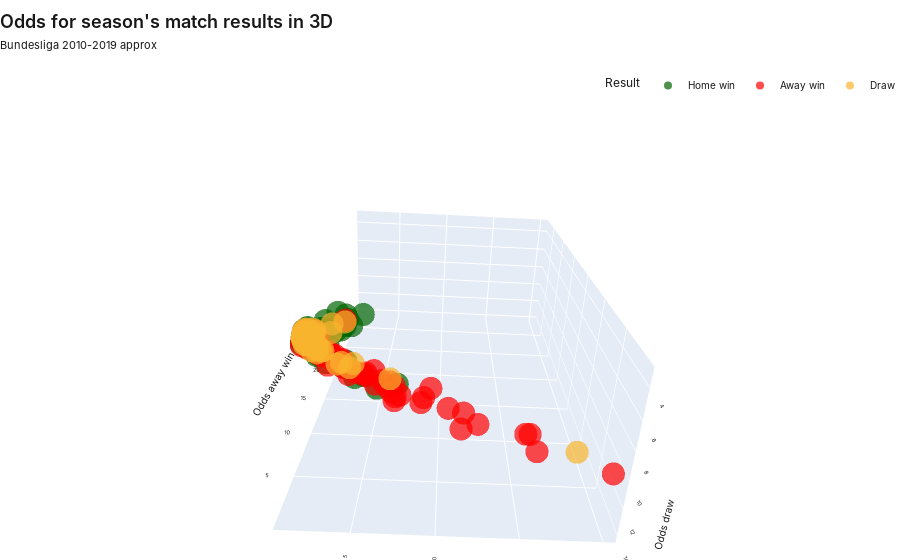

Notebook cell for this chart:
### Markdown cell above
### #1: As a 3D scatterplot

### Code cell
def make3DSCATTER(df):
    
    fig = px.scatter_3d(df, x='Odds home win', y='Odds draw', z='Odds away win', 
                        color='Result',
                        color_discrete_map={"Home win": f'rgb({colors["Home win"]["r"]},{colors["Home win"]["g"]},{colors["Home win"]["b"]})', \
                                            "Draw": f'rgb({colors["Draw"]["r"]},{colors["Draw"]["g"]},{colors["Draw"]["b"]})', \
                                            "Away win": f'rgb({colors["Away win"]["r"]},{colors["Away win"]["g"]},{colors["Away win"]["b"]})'
                                           },
                        opacity=0.7,
                        hover_name=df['Description'], 
                        hover_data={'Result': False, 'Winning odds': False, 'Date': False, 'Matchday': False, 'Odds home win': False, 'Odds draw':False, 'Odds away win': False, })

    fig.update_layout(
        title_text='Distribution of odds (W/D/L), German Bundesliga 2019/20',
        height=1000,
        width=950, 
    )

    fig.update_layout(
        hoverlabel=dict(
            bgcolor="white",
            font_size=14,
            font_family="Arial", 
        )
    )

    headline, subhead, xaxes_title, yaxes_title, figHeight, marginTop, showLegend = f'Odds for season\'s match results in 3D', 'Bundesliga 2010-2019 approx', 'cutoff for bets placed (€)', 'R.O.I (%)', None, None, True
    customChartDefaultStyling.styling(fig, headline, subhead, xaxes_title, yaxes_title, figHeight, marginTop, showLegend)

    fig.update_layout(height=600, width=None)

    fig.show()
    
make3DSCATTER(df)

### Figure 1 — Plotly figure (JSON) as saved in the notebook; plotly's stock layout.template omitted (floating-point values rounded to 4 significant figures; data arrays with more than 128 entries replaced by an {"elided": "..."} marker saying what was removed)
{"data": [{"customdata": {"elided": "123x4 mixed values"}, "hovertemplate": "<b>%{hovertext}</b><br><br><extra></extra>", "hovertext": ["EIN 1 : 0 HOF ($2.11)", "LEV 3 : 2 PAD ($1.24)", "DOR 5 : 1 AUG ($1.15)", "FRE 3 : 0 MAI ($2.59)", "WOL 2 : 1 KOL ($2.06)", "DUS 2 : 0 KOL ($2.86)", "DOR 3 : 0 WOL ($1.53)", "EIN 5 : 1 MUN ($6.43)", "RBL 8 : 0 MAI ($1.34)", "UNI 1 : 0 HER ($2.61)", "HOF 3 : 0 PAD ($1.44)", "GLA 3 : 1 WER ($1.96)", "FRE 1 : 0 EIN ($2.81)", "MUN 4 : 0 DOR ($1.57)", "AUG 4 : 0 HER ($2.54)", "RBL 4 : 1 KOL ($1.42)", "UNI 2 : 0 GLA ($3.54)", "MAI 2 : 1 EIN ($2.9)", "GLA 4 : 2 FRE ($1.54)", "SCH 2 : 1 UNI ($1.7)", "UNI 2 : 0 KOL ($2.11)", "AUG 2 : 1 MAI ($2.18)", "LEV 2 : 1 SCH ($2.06)", "GLA 2 : 1 MUN ($5.21)", "DOR 5 : 0 DUS ($1.31)", "FRE 1 : 0 WOL ($3.18)", "RBL 3 : 1 HOF ($1.4)", "SCH 1 : 0 EIN ($1.89)", "WOL 2 : 1 GLA ($2.64)", "MUN 6 : 1 WER ($1.11)", "KOL 2 : 0 LEV ($3.81)", "HER 1 : 0 FRE ($1.93)", "GLA 2 : 0 PAD ($1.37)", "AUG 3 : 0 DUS ($1.89)", "DUS 2 : 1 UNI ($2.97)", "PAD 2 : 1 EIN ($3.16)", "MUN 2 : 0 WOL ($1.2)", "KOL 1 : 0 WER ($1.91)", "RBL 3 : 1 AUG ($1.25)", "HOF 2 : 1 DOR ($4.4)", "KOL 3 : 1 WOL ($3.12)", "RBL 3 : 1 UNI ($1.25)", "SCH 2 : 0 GLA ($2.68)", "LEV 3 : 0 DUS ($1.34)", "MUN 5 : 0 SCH ($1.17)", "GLA 3 : 1 MAI ($1.59)", "EIN 2 : 0 RBL ($4.49)", "UNI 2 : 0 AUG ($2.16)", "DOR 5 : 1 KOL ($1.27)", "RBL 2 : 1 EIN ($1.43)", "HOF 3 : 2 WER ($2.09)", "KOL 4 : 0 FRE ($1.99)", "AUG 2 : 1 WER ($2.16)", "DOR 5 : 0 UNI ($1.23)", "HOF 2 : 1 LEV ($3.09)", "LEV 4 : 3 DOR ($3.62)", "FRE 1 : 0 HOF ($2.68)", "EIN 5 : 0 AUG ($1.94)", "GLA 2 : 1 KOL ($1.91)", "RBL 3 : 0 WER ($1.25)", "DOR 4 : 0 EIN ($1.42)", "LEV 2 : 0 AUG ($1.51)", "WOL 4 : 0 MAI ($1.86)", "MUN 3 : 2 PAD ($1.05)", "DOR 1 : 0 FRE ($1.22)", "KOL 3 : 0 SCH ($2.17)", "MAI 2 : 0 PAD ($1.79)", "MUN 2 : 0 AUG ($1.1)", "LEV 4 : 0 EIN ($1.79)", "FRE 3 : 1 UNI ($2.36)", "DOR 4 : 0 SCH ($1.55)", "MUN 5 : 2 EIN ($1.13)", "HER 4 : 0 UNI ($2.34)", "DUS 2 : 1 SCH ($2.46)", "HOF 3 : 1 KOL ($2.39)", "GLA 4 : 1 UNI ($1.47)", "MUN 5 : 0 DUS ($1.08)", "HER 2 : 0 AUG ($1.77)", "EIN 2 : 1 DUS ($1.59)", "WER 3 : 2 AUG ($1.54)", "MUN 6 : 1 MAI ($1.09)", "SCH 3 : 0 HER ($2.07)", "UNI 3 : 1 DOR ($7.54)", "DOR 1 : 0 HER ($1.41)", "FRE 1 : 0 GLA ($4.76)", "MUN 2 : 1 GLA ($1.45)", "LEV 3 : 1 KOL ($1.53)", "EIN 2 : 1 SCH ($1.56)", "GLA 3 : 0 WOL ($2.3)", "FRE 2 : 1 HER ($2.53)", "UNI 1 : 0 PAD ($1.79)", "MUN 3 : 1 FRE ($1.28)", "HER 2 : 0 LEV ($5.72)", "HOF 4 : 0 UNI ($1.47)", "MAI 3 : 1 WER ($2.38)", "LEV 1 : 0 MAI ($1.37)", "GLA 2 : 1 HER ($1.42)", "EIN 3 : 2 PAD ($1.25)", "FRE 4 : 0 SCH ($2.08)", "UNI 3 : 0 DUS ($3.73)", "WER 6 : 1 KOL ($1.56)", "AUG 2 : 1 EIN ($3.76)", "DOR 4 : 0 LEV ($1.82)", "MAI 2 : 1 HER ($2.37)", "GLA 2 : 1 DUS ($1.75)", "LEV 2 : 0 UNI ($1.36)", "MUN 4 : 0 KOL ($1.11)", "HER 2 : 1 PAD ($1.61)", "SCH 2 : 1 MAI ($1.65)", "GLA 5 : 1 AUG ($1.54)", "WOL 1 : 0 UNI ($1.94)", "HER 3 : 1 DUS ($1.65)", "KOL 3 : 0 PAD ($1.7)", "HOF 2 : 0 SCH ($2.64)", "DOR 1 : 0 GLA ($1.55)", "DUS 1 : 0 MAI ($2.64)", "UNI 2 : 0 FRE ($2.62)", "EIN 3 : 0 LEV ($2.73)", "GLA 4 : 2 EIN ($2.08)", "MUN 2 : 1 UNI ($1.1)", "FRE 2 : 1 RBL ($4.72)", "PAD 2 : 0 DUS ($2.49)", "MAI 3 : 1 KOL ($2.55)"], "legendgroup": "Home win", "marker": {"color": "rgb(0,100,0)", "opacity": 0.7, "symbol": "circle"}, "mode": "markers", "name": "Home win", "scene": "scene", "showlegend": true, "type": "scatter3d", "x": [2.11, 1.24, 1.15, 2.59, 2.06, 2.86, 1.53, 6.43, 1.34, 2.61, 1.44, 1.96, 2.81, 1.57, 2.54, 1.42, 3.54, 2.9, 1.54, 1.7, 2.11, 2.18, 2.06, 5.21, 1.31, 3.18, 1.4, 1.89, 2.64, 1.11, 3.81, 1.93, 1.37, 1.89, 2.97, 3.16, 1.2, 1.91, 1.25, 4.4, 3.12, 1.25, 2.68, 1.34, 1.17, 1.59, 4.49, 2.16, 1.27, 1.43, 2.09, 1.99, 2.16, 1.23, 3.09, 3.62, 2.68, 1.94, 1.91, 1.25, 1.42, 1.51, 1.86, 1.05, 1.22, 2.17, 1.79, 1.1, 1.79, 2.36, 1.55, 1.13, 2.34, 2.46, 2.39, 1.47, 1.08, 1.77, 1.59, 1.54, 1.09, 2.07, 7.54, 1.41, 4.76, 1.45, 1.53, 1.56, 2.3, 2.53, 1.79, 1.28, 5.72, 1.47, 2.38, 1.37, 1.42, 1.25, 2.08, 3.73, 1.56, 3.76, 1.82, 2.37, 1.75, 1.36, 1.11, 1.61, 1.65, 1.54, 1.94, 1.65, 1.7, 2.64, 1.55, 2.64, 2.62, 2.73, 2.08, 1.1, 4.72, 2.49, 2.55], "y": [3.72, 6.47, 7.95, 3.27, 3.51, 3.4, 4.21, 5.45, 5.56, 3.35, 4.89, 3.85, 3.6, 4.6, 3.54, 4.82, 3.68, 3.74, 4.35, 3.8, 3.47, 3.69, 3.7, 4.91, 5.52, 3.39, 5.09, 3.87, 3.45, 10.16, 3.78, 3.61, 5.5, 3.74, 3.34, 3.89, 7.17, 3.85, 6.48, 4.24, 3.29, 6.29, 3.51, 5.3, 7.84, 4.41, 4.32, 3.47, 6.19, 4.85, 3.58, 3.63, 3.67, 6.49, 3.97, 4.26, 3.52, 3.62, 3.82, 6.57, 5.04, 4.62, 3.75, 14.22, 6.53, 3.63, 4.1, 10.28, 4.05, 3.22, 4.33, 9.17, 3.31, 3.29, 3.7, 4.41, 12.17, 3.86, 4.21, 4.37, 10.62, 3.5, 5.13, 4.93, 4.15, 4.85, 4.62, 4.23, 3.48, 3.52, 3.93, 6.15, 4.76, 4.71, 3.53, 5.6, 4.96, 6.46, 3.61, 3.34, 4.56, 3.91, 3.96, 3.47, 3.87, 5.26, 9.76, 4.38, 4.05, 4.41, 3.42, 4.12, 4.36, 3.53, 4.49, 3.53, 3.34, 3.72, 3.75, 10.66, 4.01, 3.75, 3.6], "z": [3.25, 10.66, 18.02, 2.77, 3.55, 2.44, 6.13, 1.4, 8.09, 2.69, 6.41, 3.55, 2.38, 5, 2.64, 6.95, 2, 2.27, 5.73, 4.97, 3.44, 3.08, 3.35, 1.52, 9, 2.26, 6.95, 3.77, 2.59, 19.4, 1.91, 3.89, 7.03, 3.91, 2.4, 2.08, 12.97, 3.71, 10.15, 1.7, 2.32, 10.36, 2.52, 8.26, 14.08, 5.05, 1.67, 3.3, 9.37, 6.77, 3.39, 3.63, 3.14, 11.37, 2.09, 1.85, 2.52, 3.82, 3.75, 10.24, 6.59, 5.61, 4.04, 32.91, 12.88, 3.17, 4.03, 21, 4.05, 3.14, 5.59, 16.91, 3.1, 2.91, 2.74, 6.75, 24.99, 4.37, 5.42, 5.81, 22.88, 3.54, 1.38, 7.23, 1.66, 6.39, 5.47, 5.75, 3.04, 2.67, 4.14, 9.05, 1.5, 6.27, 2.86, 6.86, 6.9, 9.91, 3.36, 2.05, 5.19, 1.89, 4.01, 2.92, 4.5, 7.66, 21.87, 4.89, 5.02, 5.76, 4.08, 4.89, 4.23, 2.55, 5.36, 2.55, 2.69, 2.39, 3.26, 21.45, 1.69, 2.59, 2.62]}, {"customdata": {"elided": "115x4 mixed values"}, "hovertemplate": "<b>%{hovertext}</b><br><br><extra></extra>", "hovertext": ["UNI 0 : 4 RBL ($1.73)", "WER 1 : 3 DUS ($4.74)", "AUG 2 : 3 SCH ($1.8)", "LEV 1 : 2 GLA ($3.82)", "WOL 0 : 2 LEV ($2.21)", "HER 2 : 4 RBL ($1.72)", "MAI 2 : 3 UNI ($3.05)", "PAD 0 : 1 AUG ($2.62)", "KOL 1 : 2 HOF ($2.92)", "HOF 1 : 5 MAI ($4.79)", "DUS 0 : 4 MUN ($1.23)", "EIN 0 : 2 WOL ($3.43)", "WER 1 : 2 SCH ($2.57)", "WOL 2 : 3 WER ($3.36)", "MUN 1 : 2 LEV ($10.33)", "HER 1 : 2 DOR ($1.74)", "PAD 2 : 3 RBL ($1.33)", "WER 0 : 1 PAD ($5.62)", "DUS 0 : 3 RBL ($1.42)", "MAI 0 : 4 DOR ($1.49)", "HOF 2 : 4 AUG ($3.71)", "LEV 0 : 1 HER ($6.06)", "EIN 2 : 4 KOL ($3.87)", "FRE 1 : 3 MUN ($1.2)", "UNI 0 : 2 HOF ($2.88)", "WER 0 : 5 MAI ($4.45)", "MAI 0 : 1 LEV ($1.96)", "HER 0 : 4 MUN ($1.25)", "PAD 1 : 4 LEV ($1.64)", "AUG 3 : 5 DOR ($1.55)", "DUS 0 : 1 WER ($2.58)", "HOF 1 : 2 EIN ($2.79)", "MAI 1 : 2 FRE ($3.15)", "WER 0 : 3 HOF ($2.73)", "FRE 0 : 2 PAD ($4.44)", "WOL 1 : 2 HER ($4.78)", "HER 0 : 3 WOL ($2.79)", "DUS 1 : 3 LEV ($1.63)", "MAI 1 : 3 GLA ($2.59)", "PAD 1 : 3 FRE ($2.81)", "SCH 0 : 3 MUN ($1.33)", "KOL 1 : 3 DOR ($1.51)", "PAD 2 : 4 WOL ($1.91)", "MAI 1 : 3 MUN ($1.14)", "HER 1 : 3 MAI ($3.61)", "WER 0 : 2 UNI ($3.37)", "KOL 1 : 4 MUN ($1.29)", "DUS 1 : 4 GLA ($1.84)", "HOF 2 : 3 WOL ($2.85)", "PAD 1 : 2 HER ($2.74)", "UNI 2 : 3 LEV ($2.22)", "EIN 1 : 2 UNI ($4.27)", "FRE 0 : 2 DUS ($3.96)", "HER 0 : 5 KOL ($2.74)", "SCH 0 : 5 RBL ($1.8)", "WER 0 : 2 DOR ($1.39)", "AUG 2 : 3 GLA ($1.84)", "HOF 0 : 6 MUN ($1.33)", "WER 0 : 3 EIN ($2.39)", "GLA 1 : 2 DOR ($2.08)", "PAD 1 : 2 KOL ($2.09)", "WER 1 : 4 LEV ($1.85)", "UNI 0 : 2 MUN ($1.17)", "AUG 1 : 2 WOL ($2.14)", "EIN 1 : 3 GLA ($2.38)", "HOF 0 : 3 HER ($3.14)", "MAI 0 : 5 RBL ($1.37)", "SCH 0 : 3 AUG ($3.78)", "GLA 1 : 3 LEV ($2.64)", "FRE 0 : 1 WER ($3.34)", "WOL 0 : 2 DOR ($1.89)", "LEV 1 : 4 WOL ($4.8)", "DOR 0 : 1 MUN ($1.8)", "KOL 2 : 4 RBL ($1.51)", "PAD 1 : 6 DOR ($1.3)", "MAI 0 : 1 HOF ($2.72)", "SCH 0 : 1 WER ($2.73)", "WOL 1 : 2 EIN ($3.59)", "FRE 0 : 1 LEV ($1.72)", "FRE 1 : 2 KOL ($2.66)", "GLA 1 : 3 RBL ($2.19)", "WER 0 : 1 WOL ($1.94)", "LEV 2 : 4 MUN ($1.34)", "EIN 0 : 2 MAI ($3.67)", "MAI 0 : 1 AUG ($3.66)", "DUS 0 : 1 DOR ($1.4)", "KOL 1 : 2 UNI ($3.67)", "HER 1 : 4 EIN ($3.19)", "PAD 1 : 5 WER ($1.89)", "HOF 0 : 2 RBL ($1.37)", "AUG 1 : 3 HOF ($2.12)", "DOR 0 : 2 MAI ($9.26)", "WER 0 : 1 MUN ($1.17)", "PAD 1 : 3 GLA ($1.2)", "RBL 0 : 2 DOR ($3.07)", "SCH 1 : 4 WOL ($1.51)", "AUG 1 : 2 RBL ($1.42)", "DOR 0 : 4 HOF ($3.62)", "WOL 0 : 4 MUN ($1.57)", "HOF 0 : 3 FRE ($3.89)", "PAD 1 : 5 SCH ($2.25)", "KOL 0 : 1 GLA ($3.11)", "UNI 1 : 2 WER ($2.8)", "WER 0 : 3 RBL ($1.75)", "DUS 1 : 2 FRE ($2.72)", "KOL 0 : 4 HER ($3.34)", "AUG 0 : 3 LEV ($1.73)", "HOF 0 : 3 GLA ($2.52)", "MAI 0 : 1 WOL ($2.44)", "PAD 2 : 3 MUN ($1.11)", "RBL 1 : 3 SCH ($5.51)", "UNI 1 : 2 EIN ($2.38)", "MUN 1 : 2 HOF ($21.63)", "PAD 1 : 2 MAI ($2.6)", "HER 2 : 3 HOF ($3.27)"], "legendgroup": "Away win", "marker": {"color": "rgb(255,0,0)", "opacity": 0.7, "symbol": "circle"}, "mode": "markers", "name": "Away win", "scene": "scene", "showlegend": true, "type": "scatter3d", "x": [4.53, 1.68, 4.16, 1.88, 3.14, 4.35, 2.36, 2.51, 2.29, 1.69, 11.23, 2.09, 2.68, 2.09, 1.24, 4.3, 7.44, 1.51, 6.67, 5.86, 1.91, 1.51, 1.91, 11.15, 2.38, 1.69, 3.49, 10.37, 4.62, 5.24, 2.62, 2.36, 2.2, 2.43, 1.7, 1.73, 2.48, 4.75, 2.65, 2.35, 9.37, 5.83, 3.74, 15.55, 2.03, 2.15, 8.85, 4.11, 2.44, 2.54, 3.14, 1.81, 1.88, 2.58, 4.1, 6.93, 3.93, 7.38, 2.9, 3.27, 3.16, 3.94, 15.04, 3.37, 2.86, 2.19, 7.38, 1.99, 2.47, 2.11, 3.89, 1.66, 3.72, 5.65, 8.99, 2.41, 2.63, 1.97, 4.51, 2.58, 3.07, 3.83, 7.69, 1.92, 2.04, 7.15, 2.04, 2.13, 3.74, 7.21, 3.14, 1.3, 14.8, 12.07, 2.21, 6.26, 6.33, 1.87, 4.88, 1.92, 3.04, 2.2, 2.37, 4.12, 2.53, 2.12, 4.27, 2.69, 2.8, 20.15, 1.57, 2.88, 1.1, 2.46, 2.09], "y": [3.95, 4.08, 3.89, 3.85, 3.55, 4.14, 3.31, 3.66, 3.66, 3.95, 6.69, 3.54, 3.44, 3.6, 6.62, 4.06, 5.89, 4.77, 4.97, 4.75, 3.85, 4.41, 3.7, 7.72, 3.5, 4.23, 3.92, 6.44, 4.4, 4.6, 3.5, 3.64, 3.54, 3.63, 4.15, 3.78, 3.41, 4.4, 3.45, 3.69, 5.27, 4.59, 3.82, 9, 3.51, 3.44, 6.17, 3.77, 3.41, 3.4, 3.55, 3.73, 3.7, 3.31, 3.93, 5.29, 3.97, 6.15, 3.44, 3.78, 3.87, 3.89, 7.87, 3.48, 3.53, 3.59, 5.24, 3.51, 3.71, 3.59, 3.79, 4.16, 4.38, 4.68, 5.85, 3.68, 3.26, 3.75, 4.03, 3.43, 3.71, 3.65, 5.78, 3.85, 3.44, 5.02, 3.45, 3.69, 3.91, 5.62, 3.8, 5.74, 7.87, 7.37, 3.66, 4.43, 5.21, 4.15, 4.77, 3.66, 3.59, 3.62, 3.66, 4.19, 3.43, 3.55, 4.18, 3.52, 3.48, 10.31, 4.28, 3.5, 10.17, 3.8, 3.7], "z": [1.73, 4.74, 1.8, 3.82, 2.21, 1.72, 3.05, 2.62, 2.92, 4.79, 1.23, 3.43, 2.57, 3.36, 10.33, 1.74, 1.33, 5.62, 1.42, 1.49, 3.71, 6.06, 3.87, 1.2, 2.88, 4.45, 1.96, 1.25, 1.64, 1.55, 2.58, 2.79, 3.15, 2.73, 4.44, 4.78, 2.79, 1.63, 2.59, 2.81, 1.33, 1.51, 1.91, 1.14, 3.61, 3.37, 1.29, 1.84, 2.85, 2.74, 2.22, 4.27, 3.96, 2.74, 1.8, 1.39, 1.84, 1.33, 2.39, 2.08, 2.09, 1.85, 1.17, 2.14, 2.38, 3.14, 1.37, 3.78, 2.64, 3.34, 1.89, 4.8, 1.8, 1.51, 1.3, 2.72, 2.73, 3.59, 1.72, 2.66, 2.19, 1.94, 1.34, 3.67, 3.66, 1.4, 3.67, 3.19, 1.89, 1.37, 2.12, 9.26, 1.17, 1.2, 3.07, 1.51, 1.42, 3.62, 1.57, 3.89, 2.25, 3.11, 2.8, 1.75, 2.72, 3.34, 1.73, 2.52, 2.44, 1.11, 5.51, 2.38, 21.63, 2.6, 3.27]}, {"customdata": {"elided": "68x4 str values"}, "hovertemplate": "<b>%{hovertext}</b><br><br><extra></extra>", "hovertext": ["GLA 0 : 0 SCH ($3.44)", "MUN 2 : 2 HER ($7.9)", "WER 2 : 2 FRE ($3.82)", "SCH 3 : 3 DUS ($3.91)", "LEV 1 : 1 FRE ($4.57)", "DOR 3 : 3 PAD ($8.45)", "KOL 1 : 1 AUG ($3.73)", "HOF 1 : 1 DUS ($3.84)", "EIN 2 : 2 HER ($3.97)", "PAD 1 : 1 UNI ($3.58)", "WOL 1 : 1 SCH ($3.5)", "DOR 3 : 3 RBL ($3.77)", "HER 0 : 0 GLA ($3.49)", "SCH 2 : 2 FRE ($3.62)", "AUG 1 : 1 UNI ($3.36)", "DUS 1 : 1 EIN ($3.68)", "RBL 2 : 2 GLA ($4.46)", "HER 0 : 0 SCH ($3.29)", "MUN 0 : 0 RBL ($5.16)", "SCH 1 : 1 PAD ($4.26)", "WOL 1 : 1 DUS ($4.16)", "MAI 0 : 0 SCH ($3.47)", "AUG 1 : 1 FRE ($3.55)", "GLA 1 : 1 HOF ($4.44)", "RBL 1 : 1 LEV ($4.69)", "UNI 2 : 2 WOL ($3.29)", "DUS 3 : 3 HER ($3.44)", "MAI 1 : 1 DUS ($3.79)", "HER 2 : 2 WER ($3.5)", "SCH 1 : 1 HOF ($3.48)", "WOL 0 : 0 RBL ($3.64)", "KOL 2 : 2 MAI ($3.84)", "DUS 0 : 0 PAD ($3.56)", "RBL 1 : 1 FRE ($5.41)", "KOL 2 : 2 DUS ($3.9)", "PAD 1 : 1 HOF ($3.82)", "AUG 0 : 0 PAD ($3.74)", "RBL 2 : 2 HER ($5.87)", "UNI 1 : 1 MAI ($3.44)", "EIN 3 : 3 FRE ($3.57)", "WER 0 : 0 GLA ($4.12)", "LEV 0 : 0 HOF ($4.88)", "WOL 1 : 1 PAD ($4.78)", "AUG 1 : 1 KOL ($3.54)", "UNI 1 : 1 SCH ($3.13)", "DUS 2 : 2 HOF ($3.52)", "RBL 1 : 1 PAD ($10.25)", "SCH 1 : 1 LEV ($4.84)", "WOL 2 : 2 FRE ($4.23)", "RBL 2 : 2 DUS ($5.83)", "DUS 1 : 1 AUG ($3.8)", "KOL 1 : 1 EIN ($3.8)", "RBL 1 : 1 MUN ($4.24)", "DUS 1 : 1 WOL ($3.65)", "WOL 1 : 1 HOF ($3.7)", "EIN 2 : 2 DOR ($4.37)", "FRE 1 : 1 AUG ($3.74)", "DOR 2 : 2 WER ($5.72)", "EIN 2 : 2 WER ($3.75)", "LEV 1 : 1 RBL ($3.67)", "FRE 2 : 2 DOR ($4.11)", "SCH 1 : 1 KOL ($4.28)", "AUG 2 : 2 MUN ($8.92)", "RBL 1 : 1 WOL ($4.34)", "WER 1 : 1 HER ($3.54)", "WOL 0 : 0 AUG ($4.14)", "LEV 2 : 2 WER ($4.09)", "SCH 0 : 0 DOR ($3.49)"], "legendgroup": "Draw", "marker": {"color": "rgb(249,180,45)", "opacity": 0.7, "symbol": "circle"}, "mode": "markers", "name": "Draw", "scene": "scene", "showlegend": true, "type": "scatter3d", "x": [2.18, 1.17, 1.87, 1.65, 1.45, 1.15, 1.97, 1.77, 1.77, 2.77, 2.07, 2.2, 2.87, 1.87, 2.35, 3.35, 1.56, 2.83, 1.44, 1.58, 1.55, 2.66, 2.1, 1.58, 1.51, 2.87, 2.2, 1.92, 2.25, 2.66, 3.44, 1.83, 2.16, 1.33, 1.78, 3.1, 1.94, 1.3, 2.33, 2.04, 4.48, 1.5, 1.45, 2.87, 2.33, 2.45, 1.1, 7.14, 1.6, 1.29, 1.74, 2.78, 4.24, 3.07, 2.07, 4.93, 1.9, 1.31, 1.98, 2.39, 5.13, 1.62, 17.84, 1.54, 2.31, 1.6, 1.69, 3.16], "y": [3.44, 7.9, 3.82, 3.91, 4.57, 8.45, 3.73, 3.84, 3.97, 3.58, 3.5, 3.77, 3.49, 3.62, 3.36, 3.68, 4.46, 3.29, 5.16, 4.26, 4.16, 3.47, 3.55, 4.44, 4.69, 3.29, 3.44, 3.79, 3.5, 3.48, 3.64, 3.84, 3.56, 5.41, 3.9, 3.82, 3.74, 5.87, 3.44, 3.57, 4.12, 4.88, 4.78, 3.54, 3.13, 3.52, 10.25, 4.84, 4.23, 5.83, 3.8, 3.8, 4.24, 3.65, 3.7, 4.37, 3.74, 5.72, 3.75, 3.67, 4.11, 4.28, 8.92, 4.34, 3.54, 4.14, 4.09, 3.49], "z": [3.34, 15.45, 3.9, 5.18, 6.84, 15.02, 3.62, 4.42, 4.26, 2.42, 3.51, 2.99, 2.39, 4.13, 3.03, 2.07, 5.37, 2.52, 6.09, 5.35, 5.94, 2.56, 3.4, 5.13, 5.76, 2.5, 3.27, 3.74, 3.11, 2.57, 2.06, 4.06, 3.26, 8.73, 4.25, 2.13, 3.68, 9.04, 2.99, 3.57, 1.71, 5.59, 6.33, 2.37, 3.27, 2.77, 21.4, 1.42, 5.3, 9.38, 4.7, 2.31, 1.73, 2.21, 3.34, 1.61, 3.86, 8.55, 3.54, 2.76, 1.63, 5.03, 1.13, 5.77, 2.97, 5.36, 4.61, 2.22]}], "layout": {"autosize": true, "font": {"color": "rgba(24,24,24,1)", "family": "Manrope, Sohne, Inter, Arial", "size": 8}, "hoverlabel": {"bgcolor": "white", "font": {"family": "Arial", "size": 14}}, "legend": {"font": {"color": "#181818", "size": 10}, "orientation": "h", "title": {"text": "Result"}, "tracegroupgap": 0, "x": 1, "xanchor": "right", "y": 1, "yanchor": "bottom"}, "margin": {"b": 0, "l": 0, "r": 0}, "paper_bgcolor": "rgba(255,255,255,0)", "plot_bgcolor": "rgba(255,255,255,0)", "scene": {"aspectmode": "auto", "aspectratio": {"x": 1.011, "y": 0.5872, "z": 1.684}, "camera": {"center": {"x": 0, "y": 0, "z": 0}, "eye": {"x": -0.04518, "y": -0.922, "z": -2.094}, "projection": {"type": "perspective"}, "up": {"x": 0, "y": 0, "z": 1}}, "domain": {"x": [0, 1], "y": [0, 1]}, "xaxis": {"title": {"text": "Odds home win"}, "type": "linear"}, "yaxis": {"title": {"text": "Odds draw"}, "type": "linear"}, "zaxis": {"title": {"text": "Odds away win"}, "type": "linear"}}, "showlegend": true, "title": {"font": {"color": "#181818", "family": "Test Söhne, Sohne, Manrope, Inter, Arial", "size": 16}, "text": "<span style=\"font-size: 18px; font-weight:600\">Odds for season's match results in 3D</span><br><span style=\"font-family: Manrope, Sohne, Inter, Arial; font-size: 11px\">Bundesliga 2010-2019 approx</span>", "x": 0, "xanchor": "left", "y": 0.95, "yanchor": "top"}, "xaxis": {"gridcolor": "rgba(245,245,245,1)", "gridwidth": 1, "linecolor": "rgba(24,24,24,1)", "linewidth": 1, "mirror": false, "showgrid": false, "showline": true, "tickangle": -90, "tickfont": {"size": 6}, "title": {"text": "cutoff for bets placed (€)"}}, "yaxis": {"gridcolor": "rgba(245,245,245,1)", "gridwidth": 1, "linecolor": "rgba(24,24,24,1)", "linewidth": 1, "mirror": false, "showgrid": true, "showline": false, "tickfont": {"size": 6}, "ticklabelposition": "inside top", "title": {"text": "R.O.I (%)"}}}}
